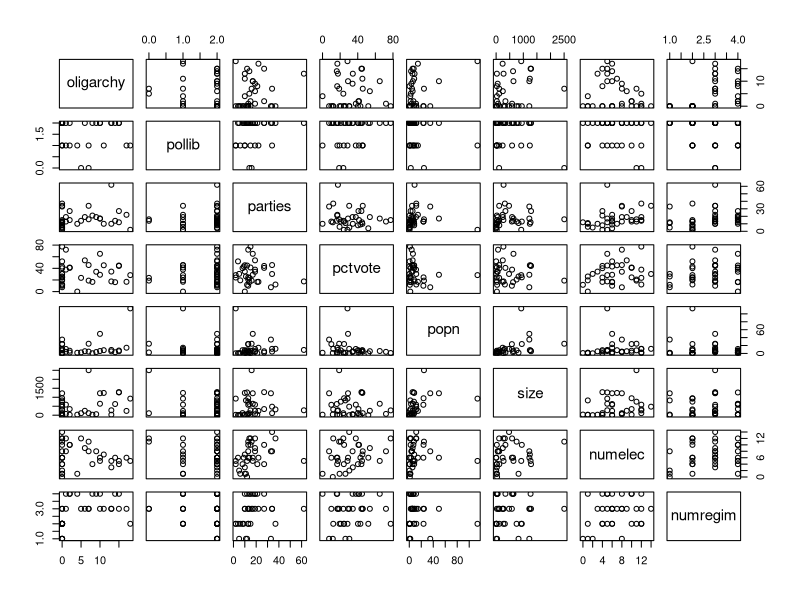

The R script that drew this image:
## ---- chunk 1
knitr::opts_chunk$set(echo = TRUE,warning = FALSE, message = FALSE, fig.height = 2.75)
options(digits = 3)
## ---- chunk 2
coups <- read.table("data/coups.txt", header = T)
pairs(coups[,-1])
## ---- chunk 3
coups$pollib <- as.factor(coups$pollib)
coupsglm <- glm(miltcoup~., family = poisson, data = coups)
drop1(coupsglm, test = "Chisq")
## ---- chunk 4
summary(coupsglm)$coefficient[
  c("(Intercept)","oligarchy","pollib1", "pollib2","parties"),"Estimate"]
## ---- chunk 5
model_df <- coups # create copy for step-down selection
model_df$pollib <- as.numeric(model_df$pollib)

done <- F
while (!done){
  model <- glm(miltcoup ~ ., family = poisson, data = model_df)
  model_smry <- summary(model)
  print(model_smry$coefficients)
  
  model_smry_coefs <- model_smry$coefficient[-1,"Pr(>|z|)"] # ignore intercept
  is_insignificant <- model_smry_coefs > .05
  if (sum(is_insignificant) == 0) done = T
  else {
    excl_var <- model_smry_coefs[which.max(model_smry_coefs)]
    # if (substr(names(excl_var), 1, 6) == "pollib"){
    #   names(excl_var) <- "pollib"
    #   print("WARNING POLLIB")
    # }
    writeLines(paste("\nExcluding variable:", names(excl_var), "\n"))
    model_df <- model_df[, -which(names(model_df) == names(excl_var))]
  }
}
## ---- chunk 6
coupsglm_reduced <- glm(miltcoup~oligarchy+pollib+parties, family = poisson, data = coups)
comparison <- anova(coupsglm_reduced, coupsglm, test = "Chisq")
comparison
## ---- chunk 7
obs <- data.frame(pollib = factor(0:2), oligarchy = mean(coups$oligarchy), parties = mean(coups$parties))
y_hat <- predict(coupsglm_reduced, obs, type="response")
names(y_hat) <- c("0", "1", "2")
print(y_hat)
